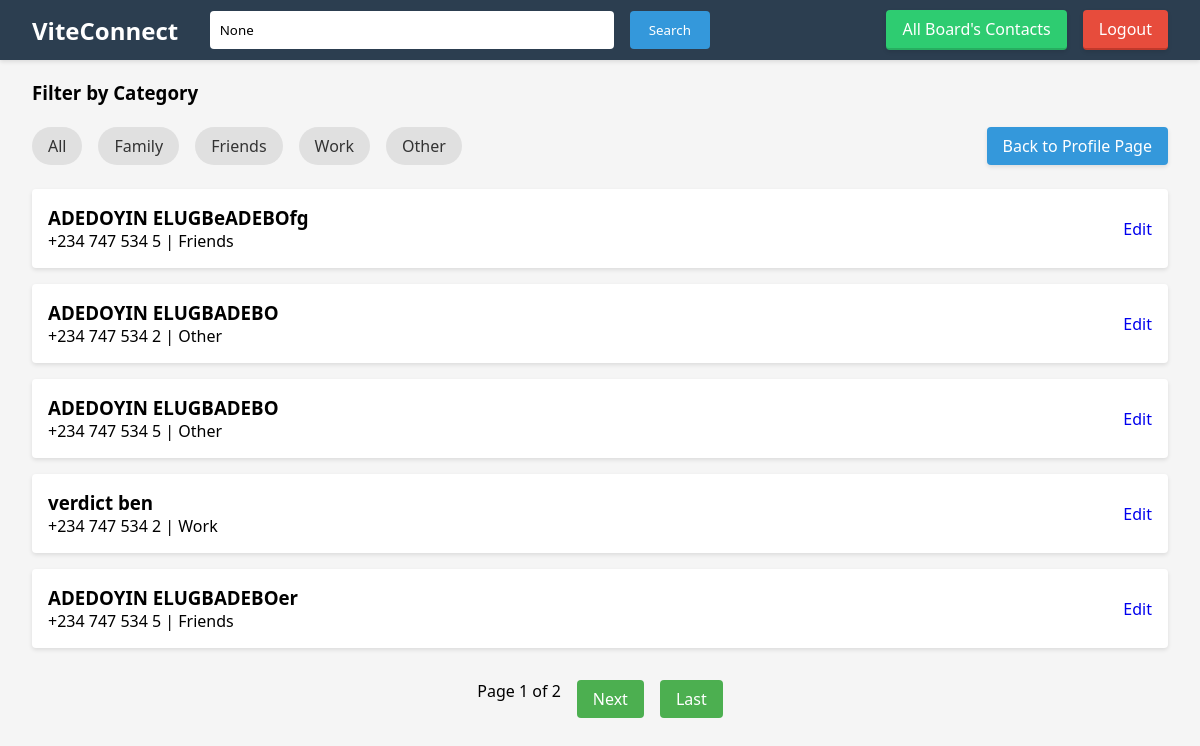
The page /contact_list/ (signed in) on the database its author committed.
### contacts/models.py (models this page shows, shortened)
class Contact(models.Model):
    CATEGORY_CHOICES = [
        ('family', 'Family'),
        ('friends', 'Friends'),
        ('work', 'Work'),
        ('other', 'Other'),
    ]
    name = models.CharField(max_length=100)
    email = models.EmailField(unique=True)
    phone = models.CharField(max_length=15)
    address = models.TextField(blank=True, null=True)
    category = models.CharField(max_length=20, choices=CATEGORY_CHOICES, default='other')
    profile_picture = models.ImageField(upload_to='contact_pictures/', blank=True, null=True)
    created_at = models.DateTimeField(auto_now_add=True)
    user = models.ForeignKey(User, on_delete=models.CASCADE, null=True)  # important
    class Meta:
        unique_together = ['email', 'user']  # Make email unique per user

### contacts/views.py (the view)
# urls.py: path('contact_list/', contact_list, name='contact_list'),
@login_required
def contact_list(request):
    contacts = Contact.objects.filter(user=request.user)
    query = request.GET.get('q')
    category = request.GET.get('category', 'all')
    contacts = Contact.objects.all()
    if query:
        contacts = contacts.filter(
            Q(name__icontains=query) |
            Q(email__icontains=query) |
            Q(phone__icontains=query)
        )
    if category and category != "all":
        contacts = contacts.filter(category=category)
    paginator = Paginator(contacts, 5)
    page_number = request.GET.get('page')
    contacts_page = paginator.get_page(page_number)
    return render(request, 'contacts/contact_list.html', {
        'contacts': contacts_page,
        'query': query,
        'category': category
    })

### contacts/templates/contacts/contact_list.html (shortened to what this page needs)
{% extends "contacts/base.html" %}
{% block content %}
    <h3>Filter by Category</h3></br>
    <div class="filter-header">
    <ul class="category-filter">
        <li><a href="?category=all{% if query %}&q={{ query }}{% endif %}">All</a></li>
        <li><a href="?category=family{% if query %}&q={{ query }}{% endif %}">Family</a></li>
        <li><a href="?category=friends{% if query %}&q={{ query }}{% endif %}">Friends</a></li>
        <li><a href="?category=work{% if query %}&q={{ query }}{% endif %}">Work</a></li>
        <li><a href="?category=other{% if query %}&q={{ query }}{% endif %}">Other</a></li>
    </ul>
    <a href="{% url 'profile' %}" class="auth-link">Back to Profile Page</a>
</div>
    <ul class="contact-list">
        {% for contact in contacts %}
            <li>
                <div class="contact-info">
                    <div>
                        <h3>{{ contact.name }}</h3>
                        <p>{{ contact.phone }} | {{ contact.get_category_display }}</p>
                    </div>
                </div>
                <div class="contact-actions">
                    <a href="{% url 'edit_contact' contact.pk %}">Edit</a>
                </div>
            </li>
        {% empty %}
            <li>No contacts found.</li>
        {% endfor %}
    </ul>
    {% if contacts.paginator.num_pages > 1 %}
        <div class="pagination">
            <span>Page {{ contacts.number }} of {{ contacts.paginator.num_pages }}</span>
            {% if contacts.has_next %}
                <a href="?page={{ contacts.next_page_number }}{% if query %}&q={{ query }}{% endif %}{% if category %}&category={{ category }}{% endif %}">Next</a>
                <a href="?page={{ contacts.paginator.num_pages }}{% if query %}&q={{ query }}{% endif %}{% if category %}&category={{ category }}{% endif %}">Last</a>
            {% endif %}
        </div>
    {% endif %}
{% endblock %}

### contacts/static/css/styles.css (style rules this page uses)
* { margin: 0; padding: 0; box-sizing: border-box; font-family: 'Segoe UI', Tahoma, Geneva, Verdana, sans-serif; }
body { background: #f5f5f5; padding: 2rem; max-width: 1200px; margin: 0 auto; padding-top: 80px; }
.auth-link { color: white; text-decoration: none; padding: 0.5rem 1rem; border-radius: 4px; transition: all 0.3s ease; font-weight: 500; box-shadow: 0 2px 4px rgba(0,0,0,0.1); }
.contact-info { display: flex; align-items: center; gap: 1.5rem; }
.contact-actions { display: flex; gap: 1rem; }
.contact-actions a { text-decoration: none; transition: color 0.3s; }
.category-filter { display: flex; gap: 1rem; margin-bottom: 2rem; list-style: none; }
.category-filter a { padding: 0.5rem 1rem; background: #e0e0e0; border-radius: 20px; text-decoration: none; color: #333; transition: all 0.3s; }
.contact-list { list-style: none; margin-bottom: 2rem; }
.contact-list li { background: white; padding: 1rem; margin-bottom: 1rem; border-radius: 4px; box-shadow: 0 2px 4px rgba(0,0,0,0.1); display: flex; justify-content: space-between; align-items: center; }
.pagination { display: flex; gap: 1rem; justify-content: center; margin-top: 2rem; }
.pagination a { padding: 0.5rem 1rem; background: #4CAF50; color: white; text-decoration: none; border-radius: 4px; transition: background 0.3s; }
.contact-info { display: flex; align-items: center; gap: 1rem; }
.auth-link { color: white; text-decoration: none; padding: 0.5rem 1rem; border-radius: 4px; background: #3498db; }
.filter-header { display: flex; justify-content: space-between; align-items: center; margin-bottom: 1.5rem; gap: 2rem; }
.category-filter { display: flex; gap: 1rem; list-style: none; padding: 0; margin: 0; flex-wrap: wrap; }
body { padding-bottom: 60px; }

### rows shown on the page
Contact: name "ADEDOYIN ELUGBeADEBOfg", phone "+234 747 534 5", category "Friends"
Contact: name "ADEDOYIN ELUGBADEBO", phone "+234 747 534 2", category "Other"
Contact: name "ADEDOYIN ELUGBADEBO", phone "+234 747 534 5", category "Other"
Contact: name "verdict ben", phone "+234 747 534 2", category "Work"
Contact: name "ADEDOYIN ELUGBADEBOer", phone "+234 747 534 5", category "Friends"

### other values the page prints
{{ contacts.number }} "1"
{{ contacts.paginator.num_pages }} "2"
